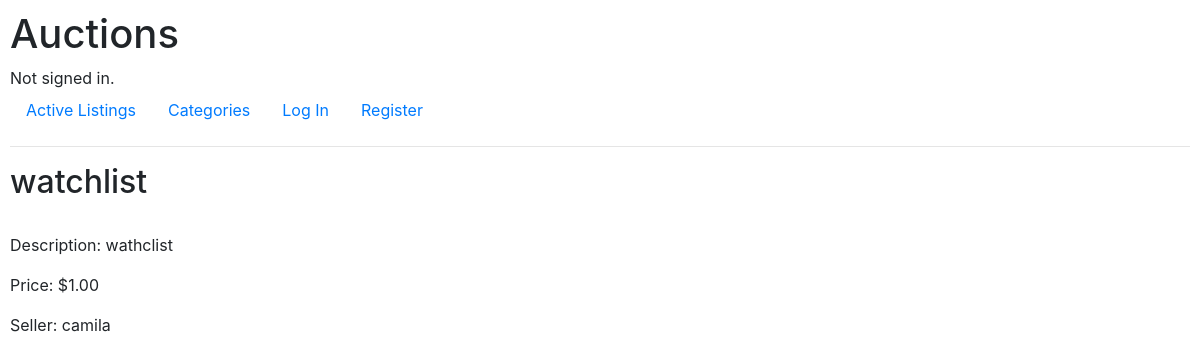
Page /listings/9 on the earlier database version.
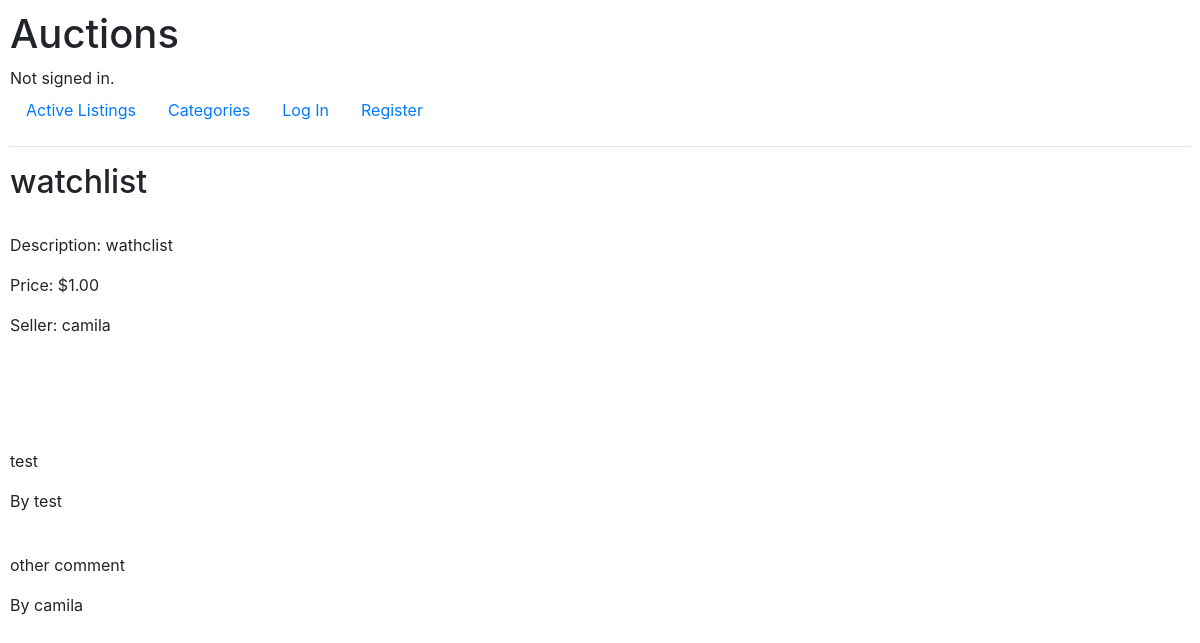
Same page on the later database version.
### auctions/models.py (models this page shows, shortened)
class Comment(models.Model):
    comment_text = models.CharField(max_length=100, blank=True)
    listing_id = models.ManyToManyField(
        Listing,
        blank=True,
        related_name="commented_on"
    )
    commenter_username = models.CharField(
        max_length=64,
        blank=True,
        default=""
    )

### auctions/views.py (the view)
# urls.py: path("listings/<str:id>", views.listing, name="listings"),
def listing(request, id):
    listing = Listing.objects.get(id=id)
    if request.user.is_authenticated:
        watchlist_text = "Add to Watchlist"
        watchlist_form = WatchlistAction(initial={'set_watchlist': True})
        if listing.in_watchlist:
            watchlist_text = "Remove from Watchlist"
            watchlist_form = WatchlistAction(initial={'set_watchlist': False})
        current_winner = get_winner(request, listing)
        close_listing_form = get_close_listing_form(request, listing)
        return render(request, "auctions/listing.html", {
            "listing": listing,
            "is_authenticated": request.user.is_authenticated,
            "watchlist_form": watchlist_form,
            "watchlist_text": watchlist_text,
            "close_listing_form": close_listing_form,
            "current_winner": current_winner,
            "bidding_form": BiddingForm(),
            "comment_form": CommentForm(),
            "comments": Comment.objects.filter(listing_id=id),
            "is_owner": listing.is_owner(request.user.username)
        })
    else:
        return render(request, "auctions/listing.html", {
            "listing": listing,
            "is_authenticated": request.user.is_authenticated,
            "watchlist_form": False,
            "watchlist_text": "",
            "comments": Comment.objects.filter(listing_id=id)
        })

### auctions/templates/auctions/listing.html (shortened to what this page needs)
{% extends "auctions/layout.html" %}
{% block body %}
    <h2>{{ listing.title }}</h2>
    <br>
    <p>Description: {{ listing.description }}</p>
    {% if listing.current_price != 0 %}
        <p>Price: ${{ listing.current_price }}</p>
    {% else %}
        <p>Price: ${{ listing.starting_bid }}</p>
    {% endif %}
    <p>Seller: {{ listing.seller_username }}</p>
    <br>
    <br>
    <br>
    {% if comments %}
        {% for comment in comments %}
            <br>
            <div>
                <p>{{ comment.comment_text }}</p>
                <p>By {{ comment.commenter_username }}</p>
            </div>
        {% endfor %}
    {% endif %}
{% endblock %}

Differences in the rows shown:
added Comment: comment_text "test", commenter_username "test"
added Comment: comment_text "other comment", commenter_username "camila"
